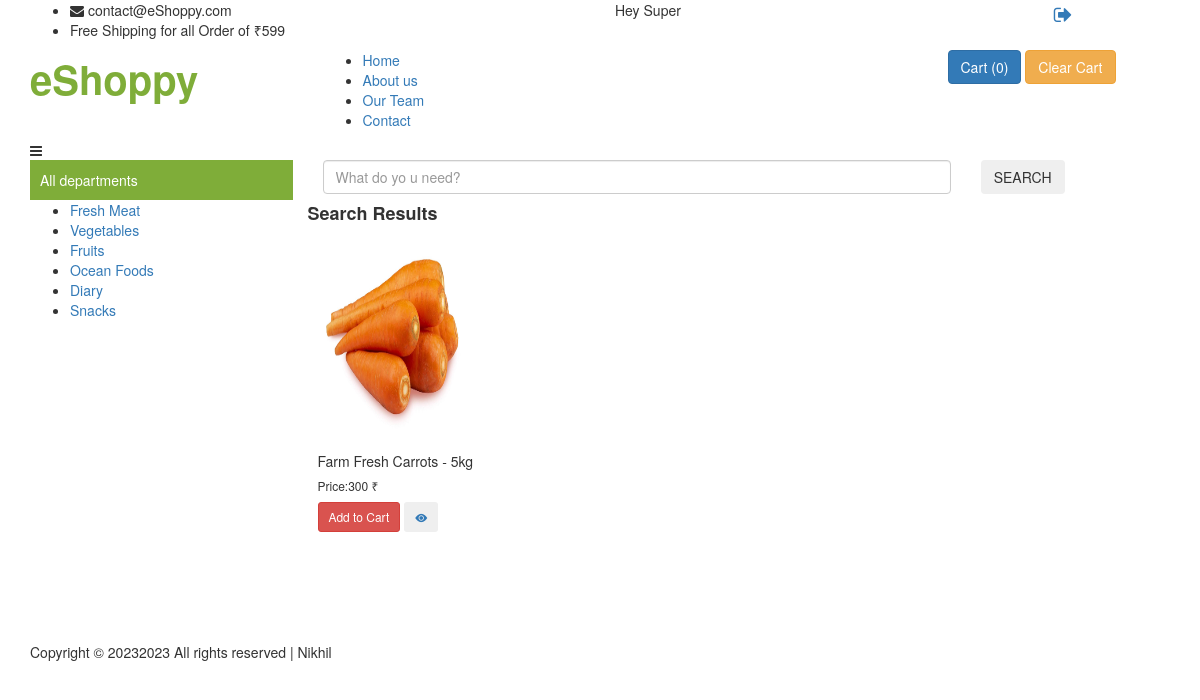
/search/Farm Fresh Carrots - 5kg (signed in), run on the app's committed database.
### app/models.py (models this page shows, shortened)
class Product(models.Model):
    product_id = models.AutoField
    brand = models.CharField(max_length=100)
    product_name = models.CharField(max_length=100)
    category = models.ForeignKey(
        'Category',
        on_delete=models.CASCADE,
    )
    deals = models.CharField(max_length=100, default="")
    price = models.IntegerField(default=0)
    desc = models.CharField(max_length=300)
    image = models.ImageField(upload_to='images')

### app/views.py (the view)
# urls.py: path('search/<name>', views.BySearch, name='Category'),
def BySearch(request, name):
    catprods = Product.objects.filter(product_name__icontains=name)
    params = {'allProds': catprods}
    return render(request, "search.html", params)

### templates/search.html (shortened to what this page needs)
{% extends 'base.html' %}
{% load static %}
{% block body %}
<section id="portfolio" class="portfolio">
    <div class="row">
        <h4 class="my-3  text-dark " style="font-weight: 600; ">
            Search Results
        </h4>
        {% for i in allProds %}
        <div class="col-md-4" style="padding: 10px;">
            <div class="p-4">
                <img src="/media/{{i.image}}" class="card-img-top" alt="not found" height="200px" width="150px" />
                <div class="card-body">
                    <h5 class="card-title text-blaack mt-2" id="namepr{{i.id}}">
                        {{i.product_name}}
                    </h5>
                    <h6 class="card-title mt-3 mb-3">
                        Price:<span id="pricepr{{i.id}}">{{i.price}}</span> ₹
                    </h6>
                    <span id="divpr{{i.id}}" class="divpr">
                        <button id="pr{{i.id}}" class="btn btn-danger cart btn-sm mt-0">
                            Add to Cart
                        </button>
                    </span>
                    <a href="/media/{{i.image}}">
                        <button class="btn btn-dark btn-sm cart"><i class="bi bi-eye-fill"></i></button></a>
                </div>
            </div>
        </div>
        {% endfor %}
    </div>
</section>
{% endblock body %}

### templates/base.html (shortened to what this page needs)
{% load static %}
<!DOCTYPE html>
<html lang="en">
<head>
    <link href="{% static '/assets/vendor/bootstrap-icons/bootstrap-icons.css' %}" rel="stylesheet">
    <link rel="stylesheet" href="https://cdnjs.cloudflare.com/ajax/libs/font-awesome/4.7.0/css/font-awesome.min.css">
    <link href="https://preview.colorlib.com/theme/ogani/css/style.css" rel="stylesheet">
</head>
<body class="h-full">
    <header class="header">
        <div class="header__top">
            <div class="container">
                <div class="row">
                    <div class="col-lg-6 col-md-6">
                        <div class="header__top__left">
                            <ul>
                                <li><i class="fa fa-envelope"></i> contact@eShoppy.com</li>
                                <li>Free Shipping for all Order of ₹599</li>
                            </ul>
                        </div>
                    </div>
                    <div class="col-lg-6 col-md-6">
                        <div class="header__top__right ">
                            <div class="header__top__right__auth ">
                                <div class="d-flex justify-content-between">
                                    {% if request.user.is_authenticated %}
                                    <div class="row">
                                        <div class="col-md-9">
                                            <div style="padding-right: 20px;">Hey {{request.user.first_name }}</div>
                                        </div>
                                        <div class="col-md-3">
                                            <a style="cursor: pointer; font-size: 20px;" data-toggle="tooltip"
                                                data-placement="bottom" title="Logout" href="/account/logout/"><i
                                                    class="fa fa-sign-out" aria-hidden="true"></i></a>
                                        </div>
                                    </div>
                                    {% else %}
                                    <a href="/account/login"><i class="fa fa-user"></i> Login</a>
                                    {% endif %}
                                </div>
                            </div>
                        </div>
                    </div>
                </div>
            </div>
        </div>
        <div class="container">
            <div class="row">
                <div class="col-lg-3">
                    <div class="header__logo">
                        <a style="text-decoration: none;" href="/"> <span
                                style="font-size: 40px; color: #7FAD39; font-weight: 800;"
                                class="e-logo">eShoppy</span></a>
                    </div>
                </div>
                <div class="col-lg-6">
                    <nav class="header__menu">
                        <ul>
                            <li><a href="/">Home</a></li>
                            <li><a href="../../about">About us</a></li>
                            <li><a href="../../team">Our Team</a></li>
                            <li><a href="../../contact">Contact</a></li>
                        </ul>
                    </nav>
                </div>
                <div class="col-lg-3">
                    <div class="header__cart">
                        <ul>
                            <li class="btn btn-primary scrollto cursor-pointer " style="cursor: pointer;" id="popcart"
                                data-container="body" data-toggle="popover" data-placement="bottom" data-html="true">
                                Cart (<span id="cart">0</span>)
                            </li>
                            <li onclick="clearCart()" id="clearCart" class="btn btn-warning scrollto cursor-pointer ">
                                Clear Cart</li>
                        </ul>
                    </div>
                </div>
            </div>
            <div class="humberger__open">
                <i class="fa fa-bars"></i>
            </div>
        </div>
    </header>
    <div class="container" style="padding-bottom: 100px;">
        <div class="row">
            <div class="col-lg-3">
                <div class="hero__categories">
                    <div style="padding: 10px; color: #FFF; background-color: #7FAD39;">
                        <span>All departments</span>
                    </div>
                    <ul>
                        <li><a href="/category/fresh-meat">Fresh Meat</a></li>
                        <li><a href="/category/vegetables">Vegetables</a></li>
                        <li><a href="/category/fruits">Fruits</a></li>
                        <li><a href="/category/sea-foods">Ocean Foods</a></li>
                        <li><a href="/category/diary">Diary</a></li>
                        <li><a href="/category/snacks">Snacks</a></li>
                    </ul>
                </div>
            </div>
            <div class="col-lg-9">
                <div class="hero__search">
                    <div class="row">
                        <div class="col-md-9">
                            <input id="searchProduct" placeholder="What do yo u need?" type="text" class="form-control"
                                placeholder="Search">
                        </div>
                        <div class="col-md-3">
                            <button id="searchBtn" type="button" class="btn site-btn">SEARCH</button>
                        </div>
                    </div>
                </div>
                <main id="main" class="topless">
                    {% block body %}
                    {% endblock body %}
                </main>
            </div>
        </div>
    </div>
    <footer class="footer spad">
        <div class="container">
            <div class="row">
                <div class="col-lg-12">
                    <div class="footer__copyright">
                        <div class="footer__copyright__text">
                            <p>
                                Copyright ©
                                <script>document.write(new Date().getFullYear());</script>2023 All rights reserved |
                                Nikhil
                            </p>
                        </div>
                    </div>
                </div>
            </div>
        </div>
    </footer>
    <link rel="stylesheet" href="https://maxcdn.bootstrapcdn.com/bootstrap/3.4.1/css/bootstrap.min.css">
</body>
</html>

### templates/base.html (style rules this page uses)
a:link { text-decoration: none; }

### data on the page
Product: image (picture), product_name "Farm Fresh Carrots - 5kg", price "300"

### other printed values
{{ request.user.first_name }} "Super"
